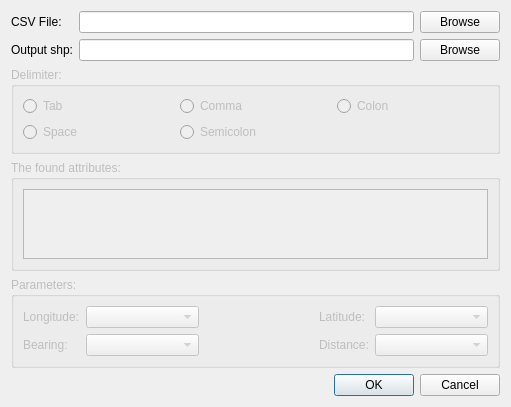
<?xml version="1.0" encoding="UTF-8"?>
<ui version="4.0">
 <class>Dialog</class>
 <widget class="QDialog" name="Dialog">
  <property name="geometry">
   <rect>
    <x>0</x>
    <y>0</y>
    <width>511</width>
    <height>406</height>
   </rect>
  </property>
  <property name="sizePolicy">
   <sizepolicy hsizetype="Preferred" vsizetype="Preferred">
    <horstretch>0</horstretch>
    <verstretch>0</verstretch>
   </sizepolicy>
  </property>
  <property name="windowTitle">
   <string>CSV2Points</string>
  </property>
  <layout class="QGridLayout" name="gridLayout_3">
   <item row="3" column="0">
    <widget class="QGroupBox" name="groupBox_2">
     <property name="enabled">
      <bool>false</bool>
     </property>
     <property name="acceptDrops">
      <bool>false</bool>
     </property>
     <property name="title">
      <string>The found attributes:</string>
     </property>
     <layout class="QGridLayout" name="gridLayout_4">
      <item row="0" column="0">
       <widget class="QTableWidget" name="tableWidget">
        <property name="sizePolicy">
         <sizepolicy hsizetype="Preferred" vsizetype="Expanding">
          <horstretch>0</horstretch>
          <verstretch>0</verstretch>
         </sizepolicy>
        </property>
        <property name="maximumSize">
         <size>
          <width>16777215</width>
          <height>16777215</height>
         </size>
        </property>
        <property name="baseSize">
         <size>
          <width>0</width>
          <height>50</height>
         </size>
        </property>
       </widget>
      </item>
     </layout>
    </widget>
   </item>
   <item row="4" column="0">
    <widget class="QGroupBox" name="groupBox">
     <property name="enabled">
      <bool>false</bool>
     </property>
     <property name="title">
      <string>Parameters:</string>
     </property>
     <layout class="QGridLayout" name="gridLayout">
      <item row="0" column="1">
       <widget class="QComboBox" name="attrXCoordComboBox">
        <property name="sizePolicy">
         <sizepolicy hsizetype="Preferred" vsizetype="Preferred">
          <horstretch>0</horstretch>
          <verstretch>0</verstretch>
         </sizepolicy>
        </property>
       </widget>
      </item>
      <item row="0" column="3">
       <widget class="QLabel" name="label_5">
        <property name="text">
         <string>Latitude:</string>
        </property>
       </widget>
      </item>
      <item row="1" column="0">
       <widget class="QLabel" name="label_3">
        <property name="text">
         <string>Bearing:</string>
        </property>
       </widget>
      </item>
      <item row="0" column="4">
       <widget class="QComboBox" name="attrYCoordComboBox">
        <property name="sizePolicy">
         <sizepolicy hsizetype="Preferred" vsizetype="Preferred">
          <horstretch>0</horstretch>
          <verstretch>0</verstretch>
         </sizepolicy>
        </property>
       </widget>
      </item>
      <item row="1" column="4">
       <widget class="QComboBox" name="attrDistCoordComboBox">
        <property name="sizePolicy">
         <sizepolicy hsizetype="Expanding" vsizetype="Preferred">
          <horstretch>0</horstretch>
          <verstretch>0</verstretch>
         </sizepolicy>
        </property>
       </widget>
      </item>
      <item row="1" column="1">
       <widget class="QComboBox" name="attrAzCoordComboBox">
        <property name="sizePolicy">
         <sizepolicy hsizetype="Expanding" vsizetype="Fixed">
          <horstretch>0</horstretch>
          <verstretch>0</verstretch>
         </sizepolicy>
        </property>
       </widget>
      </item>
      <item row="1" column="3">
       <widget class="QLabel" name="label_6">
        <property name="text">
         <string>Distance:</string>
        </property>
       </widget>
      </item>
      <item row="0" column="0">
       <widget class="QLabel" name="label_4">
        <property name="text">
         <string>Longitude:</string>
        </property>
       </widget>
      </item>
      <item row="1" column="2">
       <spacer name="horizontalSpacer_2">
        <property name="orientation">
         <enum>Qt::Horizontal</enum>
        </property>
        <property name="sizeHint" stdset="0">
         <size>
          <width>40</width>
          <height>20</height>
         </size>
        </property>
       </spacer>
      </item>
     </layout>
     <zorder>label_4</zorder>
     <zorder>label_5</zorder>
     <zorder>attrYCoordComboBox</zorder>
     <zorder>attrXCoordComboBox</zorder>
     <zorder>label_3</zorder>
     <zorder>attrAzCoordComboBox</zorder>
     <zorder>label_6</zorder>
     <zorder>attrDistCoordComboBox</zorder>
     <zorder>horizontalSpacer_2</zorder>
    </widget>
   </item>
   <item row="1" column="0">
    <widget class="QGroupBox" name="groupBox_3">
     <property name="enabled">
      <bool>false</bool>
     </property>
     <property name="title">
      <string>Delimiter:</string>
     </property>
     <layout class="QGridLayout" name="gridLayout_5">
      <item row="2" column="0">
       <widget class="QRadioButton" name="delimiterSpaceRadioButton">
        <property name="text">
         <string>Space</string>
        </property>
       </widget>
      </item>
      <item row="1" column="0">
       <widget class="QRadioButton" name="delimiterTabRadioButton">
        <property name="text">
         <string>Tab</string>
        </property>
        <property name="checkable">
         <bool>true</bool>
        </property>
        <property name="checked">
         <bool>false</bool>
        </property>
       </widget>
      </item>
      <item row="1" column="1">
       <widget class="QRadioButton" name="delimiterCommaRadioButton">
        <property name="text">
         <string>Comma</string>
        </property>
       </widget>
      </item>
      <item row="2" column="1">
       <widget class="QRadioButton" name="delimiterSemicolonRadioButton">
        <property name="text">
         <string>Semicolon</string>
        </property>
       </widget>
      </item>
      <item row="1" column="2">
       <widget class="QRadioButton" name="delimiterColonRadioButton">
        <property name="text">
         <string>Colon</string>
        </property>
       </widget>
      </item>
     </layout>
    </widget>
   </item>
   <item row="8" column="0">
    <widget class="QDialogButtonBox" name="buttonBox">
     <property name="orientation">
      <enum>Qt::Horizontal</enum>
     </property>
     <property name="standardButtons">
      <set>QDialogButtonBox::Cancel|QDialogButtonBox::Ok</set>
     </property>
     <property name="centerButtons">
      <bool>false</bool>
     </property>
    </widget>
   </item>
   <item row="0" column="0">
    <layout class="QGridLayout" name="gridLayout_2">
     <item row="0" column="2">
      <widget class="QPushButton" name="selectCSVFileButton">
       <property name="text">
        <string>Browse</string>
       </property>
      </widget>
     </item>
     <item row="0" column="0">
      <widget class="QLabel" name="label">
       <property name="text">
        <string>CSV File:</string>
       </property>
      </widget>
     </item>
     <item row="0" column="1">
      <widget class="QLineEdit" name="csvFileEdit">
       <property name="readOnly">
        <bool>true</bool>
       </property>
      </widget>
     </item>
     <item row="1" column="0">
      <widget class="QLabel" name="label_2">
       <property name="text">
        <string>Output shp:</string>
       </property>
      </widget>
     </item>
     <item row="1" column="1">
      <widget class="QLineEdit" name="shpFileEdit">
       <property name="readOnly">
        <bool>true</bool>
       </property>
      </widget>
     </item>
     <item row="1" column="2">
      <widget class="QPushButton" name="selectSHPFileButton">
       <property name="text">
        <string>Browse</string>
       </property>
      </widget>
     </item>
    </layout>
   </item>
  </layout>
 </widget>
 <resources/>
 <connections>
  <connection>
   <sender>buttonBox</sender>
   <signal>accepted()</signal>
   <receiver>Dialog</receiver>
   <slot>accept()</slot>
   <hints>
    <hint type="sourcelabel">
     <x>248</x>
     <y>254</y>
    </hint>
    <hint type="destinationlabel">
     <x>157</x>
     <y>274</y>
    </hint>
   </hints>
  </connection>
  <connection>
   <sender>buttonBox</sender>
   <signal>rejected()</signal>
   <receiver>Dialog</receiver>
   <slot>reject()</slot>
   <hints>
    <hint type="sourcelabel">
     <x>316</x>
     <y>260</y>
    </hint>
    <hint type="destinationlabel">
     <x>286</x>
     <y>274</y>
    </hint>
   </hints>
  </connection>
 </connections>
</ui>
